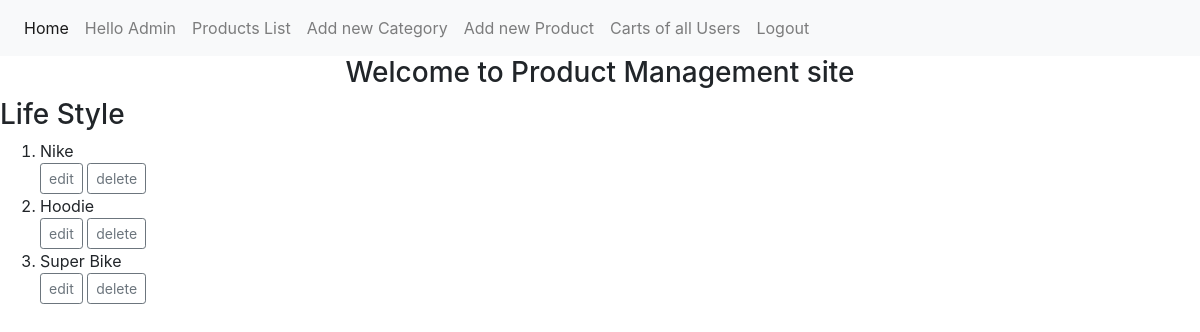
/products/by_category/6 (signed in), run on the app's committed database.
### Product/models.py (models this page shows, shortened)
class Category(models.Model):
    category_name=models.CharField(null=False,blank=False,max_length=200)
    def __str__(self):
        return self.category_name
    @property
    def product(self):
        return self.products_set.all()

class Products(models.Model):
    product_name=models.CharField(max_length=200)
    tags=models.ManyToManyField(Tags)
    image=models.ImageField()
    category=models.ForeignKey(Category,on_delete=models.CASCADE)
    description=models.TextField()
    price = models.IntegerField()

### Product/views.py (the view)
# urls.py: path('by_category/<int:category_id>',views.by_category,name ="by_category" ),
@login_required(login_url = 'user_login')
def by_category(request,category_id):
    try:
        category = Category.objects.get(id = category_id)
    except Category.DoesNotExist:
        return redirect('home')
    return render(request, 'category_page.html', {'categorys':category})

### Product/context_processors.py (called while the page is built)
def items_count(request):
    count = Cartitems.objects.filter(cart_name=request.user)
    print(count.count())
    count = count.count()
    print("Items count - ", count)
    return {"items_count": count}

### templates/category_page.html
{% extends 'home.html' %}
{% block content %}
    <h3>{{categorys}} </h3>
        {% if categorys.product %}
        <ol>
            {% for product in categorys.product %}
                <li> {{product.product_name}}
                    <br>
                    {% if request.role == 'Admin' %}
                    <a href="{% url 'update_prod' product.id %}" class="btn btn-sm btn-outline-secondary" id = '{{product.id}}'>edit</a>
                    <a href="{% url 'delete_prod' product.id %}" class="btn btn-sm btn-outline-secondary" id = '{{product.id}}'>delete</a>
                    {% elif not request.role == 'Admin' %}
                    <a href="{% url 'detail_prod' product.id %}" class="btn btn-sm btn-outline-secondary" id = '{{product.id}}'>Detail</a>
                    {%endif%}
                </li>
            {%endfor%}
        </ol>
        {%endif%}
{% endblock content %}

### templates/home.html (shortened to what this page needs)
<!DOCTYPE html>
<html lang="en">
<head>
    <link rel="stylesheet" href="https://stackpath.bootstrapcdn.com/bootstrap/4.3.1/css/bootstrap.min.css">
    <link href="../../dist/css/bootstrap.min.css" rel="stylesheet">
</head>
<body>
    <header>
    <nav class="navbar navbar-expand-lg navbar-light bg-light">
        <div class="collapse navbar-collapse" id="navbarNavAltMarkup">
          <div class="navbar-nav">
            <a class="nav-item nav-link active" href="{% url 'home' %}">Home <span class="sr-only">(current)</span></a>
            {% if user.is_authenticated %}
                  <a class="nav-item nav-link" >Hello {{user.first_name}}</a>
                  <a class="nav-item nav-link" href="{% url 'all_products' %}">Products List</a>
                  {% if request.role == 'Admin' %}
                  <a class="nav-item nav-link" href="{% url 'add-category' %}">Add new Category</a>
                  <a class="nav-item nav-link" href="{% url 'add-product' %}">Add new Product</a>
                  <a class="nav-item nav-link" href="{% url 'all_carts' %}">Carts of all Users</a>
                  {% endif %}
                  <a class="nav-item nav-link" href="{% url 'user_logout' %}">Logout</a>
            {% else %}
                  <a class="nav-item nav-link" href={% url 'user_login' %}>Login</a>
                  <a class="nav-item nav-link" href={% url 'register' %}>Register</a>
            {% endif %}
          </div>
        </div>
      </nav>
      <h3><center>Welcome to Product Management site</center></h3>
      {% block content %}
      {% endblock content %}
    </header>
</body>
</html>

### data on the page
Category: category_name "Life Style"
Products: product_name "Nike"
Products: product_name "Hoodie"
Products: product_name "Super Bike"

### other printed values
{{ user.first_name }} "Admin"
